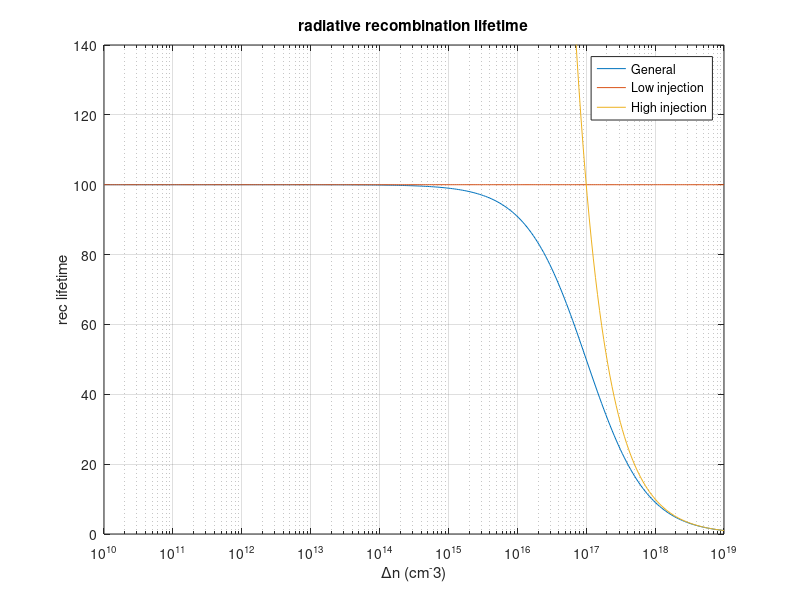

MATLAB code for this plot:
clc; clear; close all;

% costants for GaAs
Br = 10e-11;
ni = 1.79e6;

% inputs
Nd = 1e17; % Doping Concentration
n0 = Nd;
p0 = ni^2/n0;

delp = logspace(10, 19, 300);
deln = delp;

t_r = 1./(Br*(n0+p0+delp));
t_r_low = 1/(Br*(n0+p0)).*ones(1,length(deln));
t_r_high = 1./(Br*delp);

figure;
semilogx(delp,t_r/1e-9);
hold on
semilogx(delp,t_r_low/1e-9);
hold on
semilogx(delp,t_r_high/1e-9);
xlabel('\Deltan (cm^-3)');
ylabel('rec lifetime');
grid on;
title('radiative recombination lifetime');
ylim([0,140]);

legend('General','Low injection','High injection');